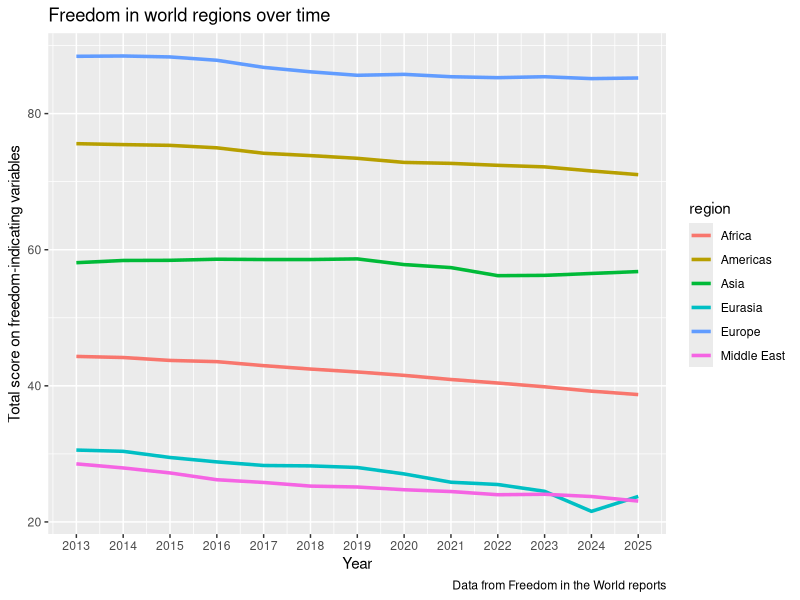
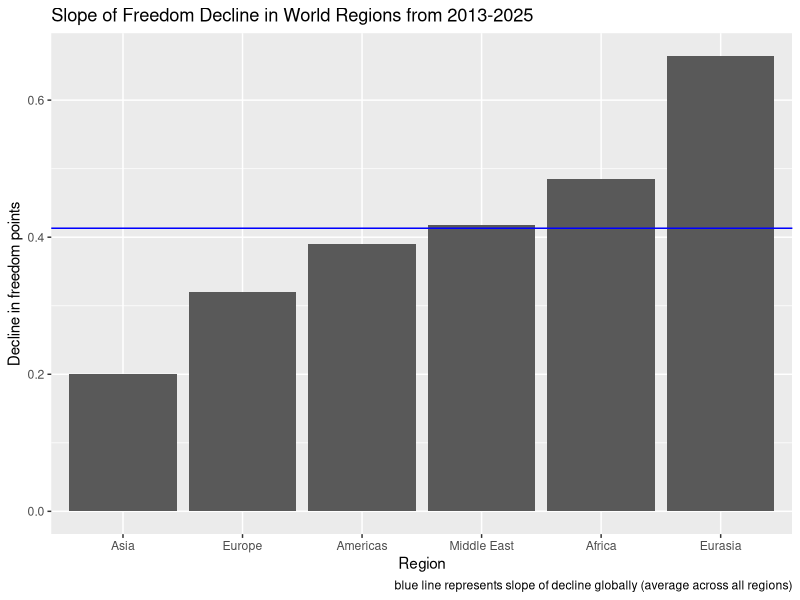

Source code (R) for these figures, in order:
## ---- chunk 1
library(tidyverse)
FIWdata <-read_csv("data/FIWdatacsv.csv")
head(FIWdata)
## ---- chunk 2
FIWdata <- FIWdata |>
  rename(
    country_territory = `Freedom in the World 2013-2025 Raw Data`,
    region = `...2`,
    ct = `...3`,
    edition = `...4`,
    status = `...5`,
    pr_rating = `...6`,
    cl_rating = `...7`,
    a1 = `...8`, a2 = `...9`, a3 = `...10`, a = `...11`,
    b1 = `...12`, b2 = `...13`, b3 = `...14`, b4 = `...15`, b = `...16`,
    c1 = `...17`, c2 = `...18`, c3 = `...19`, c = `...20`,
    add_q = `...21`, add_a = `...22`, pr = `...23`,
    d1 = `...24`, d2 = `...25`, d3 = `...26`, d4 = `...27`, d = `...28`,
    e1 = `...29`, e2 = `...30`, e3 = `...31`, e = `...32`,
    f1 = `...33`, f2 = `...34`, f3 = `...35`, f4 = `...36`, f = `...37`,
    g1 = `...38`, g2 = `...39`, g3 = `...40`, g4 = `...41`, g = `...42`,
    cl = `...43`, total = `...44`
    )
## ---- chunk 3
FIWdata <- FIWdata[-1, ]
## ---- chunk 4
region_time_plot <- FIWdata |>
  mutate(edition = as.numeric(edition), 
         total = as.numeric(total)) |>
  group_by(edition, region) |>
  summarize(mean_total = mean(total, na.rm = TRUE)) |>
  ggplot(aes(x = edition, y = mean_total, color = region)) +
  geom_line(linewidth = 1.2) +
  scale_x_continuous(breaks = seq(2013,2025, by = 1)) +
  labs(
    title = "Freedom in world regions over time",
    x = "Year",
    y = "Total score on freedom-indicating variables",
    caption = "Data from Freedom in the World reports"
  )
region_time_plot
## ---- chunk 5
FIW2 <- FIWdata |>
  mutate(edition = as.numeric(edition), 
         total = as.numeric(total)) |>
  group_by(edition, region) |>
  summarize(mean_total = mean(total))
## ---- chunk 6
global_model <- lm(mean_total ~ edition, data = FIW2)
global_model
## ---- chunk 7
regional_model <- lm(mean_total ~ region * edition, data = FIW2)
regional_model
## ---- chunk 8
regional_tibble <- tibble(
  region = c("Eurasia", "Africa", "Middle East", "Americas", "Europe", "Asia"),
  slope = c(-0.66443, -0.48518, -0.41831, -0.39027, -0.31957, -0.20086)
)

regional_tibble |>
  mutate(slope_positive = abs(slope)) |>
  ggplot(aes(x = reorder(region, slope_positive), y = slope_positive)) +
  geom_col() +
  labs(
    title = "Slope of Freedom Decline in World Regions from 2013-2025",
    x = "Region",
    y = "Decline in freedom points",
    caption = "blue line represents slope of decline globally (average across all regions)"
  ) +
  geom_hline(yintercept = 0.4131, color = "blue")
